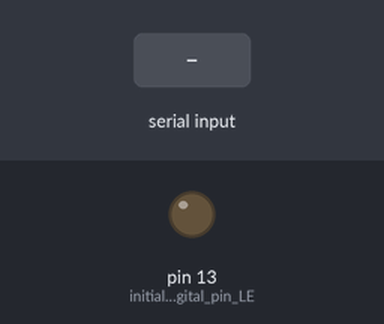
The sketch below on a simulated Arduino Uno, built with avr-gcc and run on an emulated ATmega328P. Parts: output pins drawn as LEDs (lit = HIGH). Inputs (shaded band) come from the test bench. What the sketch prints to the serial monitor is not drawn.

Above: at 1.2 s.
1.3 s: "2\n" received over Serial
At 1.7 s:
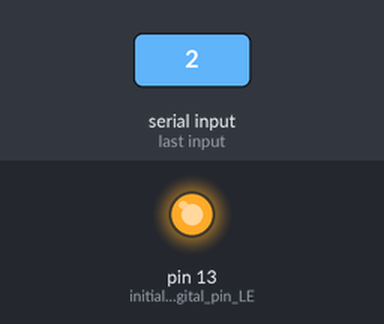
4.3 s: "1\n" received over Serial
7.3 s: "3\n" received over Serial
Timing chart, 0 to 15.8 s (numbered marks = the images above; inputs shaded):
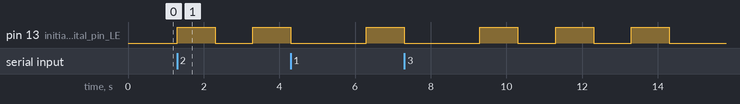

Measured:
- after the input at 1.3 s, pin 13 (initialize_digital_pin_LE): LOW → HIGH at once, → LOW 1.0 s later, → HIGH 1.0 s later

The sketch:

test_deployed_gesture_recognition.ino
```cpp
String command;                 // string type command

void standup();
void laydown();
void sit();
void shake();
void dance();
void walk();


// ------------------------------------------------------------------- SETUP -------------------------------------------------------------------

void setup() {
  Serial.begin(115200);                               // establishing serial connection at baud rate of 9600 bits/s

  pinMode(LED_BUILTIN, OUTPUT);                     // initialize digital pin LED_BUILTIN as an output.

  // ensure serial connection established before proceeding
  while(!Serial) {
    ;
  }
}

// ------------------------------------------------------------------- LOOP -------------------------------------------------------------------

void loop() {

  // serial connection established between RPI and Arduino
  if(Serial.available()) {

    command = Serial.readStringUntil('\n');       // read string from RPI
    command.trim();                               // remove any whitespace

    if (command.equals("1")) {
      laydown();                              // execute laydown routine
      Serial.println(1);                      // send execution success integer
    }

    else if (command.equals("2")) {
      standup();                              // execute standup routine
      Serial.println(1);
    }

    else if (command.equals("3")) {
        sit();                                // execute sit routine
        Serial.println(1);
    }

    else if (command.equals("4")) {
        shake();                              // execute sit routine
        Serial.println(1);
    }

    else if (command.equals("5")) {
        dance();                              // execute dance routine
        Serial.println(1);
    }

    // runtime protection just in case some bad data is transferred
    else {
        standup();                            // execute standup routine
        Serial.println(1);
    }

    delay(1000);
  }
}


// ---------------------------------------------------------------------- ROUTINES ----------------------------------------------------------------------

// laydown routune (assigned to 1 finger up so blink once)
void laydown() {
  digitalWrite(LED_BUILTIN, HIGH);   // turn the LED on (HIGH is the voltage level)
  delay(1000);                       // wait for a second
  digitalWrite(LED_BUILTIN, LOW);    // turn the LED off by making the voltage LOW
  delay(1000);
}


// standup routine (assigned to 2 fingers up so blink twice)
void standup() {
  for(int i=0; i < 2; i++) {
    digitalWrite(LED_BUILTIN, HIGH);   // turn the LED on (HIGH is the voltage level)
    delay(1000);                       // wait for a second
    digitalWrite(LED_BUILTIN, LOW);    // turn the LED off by making the voltage LOW
    delay(1000);
  }
}


// sit routine (assigned to 3 fingers up so blink 3 times)
void sit() {

  for(int i=0; i < 3; i++) {
    digitalWrite(LED_BUILTIN, HIGH);   // turn the LED on (HIGH is the voltage level)
    delay(1000);                       // wait for a second
    digitalWrite(LED_BUILTIN, LOW);    // turn the LED off by making the voltage LOW
    delay(1000);
  }
}


// shake routine (assigned to four fingers up so blink 4 times)
void shake() {

  for(int i=0; i < 4; i++) {
    digitalWrite(LED_BUILTIN, HIGH);   // turn the LED on (HIGH is the voltage level)
    delay(1000);                       // wait for a second
    digitalWrite(LED_BUILTIN, LOW);    // turn the LED off by making the voltage LOW
    delay(1000);
  }
}

// dance routine (assigned to 5 fingers up so blink 5 times)
void dance() {

  for(int i=0; i < 5; i++) {
    digitalWrite(LED_BUILTIN, HIGH);   // turn the LED on (HIGH is the voltage level)
    delay(1000);                       // wait for a second
    digitalWrite(LED_BUILTIN, LOW);    // turn the LED off by making the voltage LOW
    delay(1000);
  }
}


// ------------------------------------------------------------------------------------------------------------------------------------------------------
```
